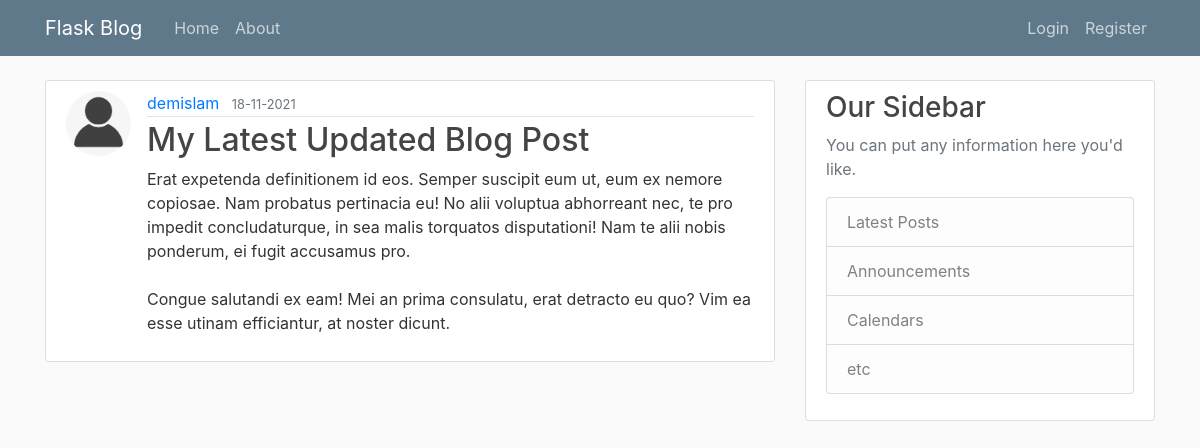
/post/28, run on the app's committed database.
### blog_webapp/models.py (models this page shows, shortened)
class User(db.Model, UserMixin):
    id = db.Column(db.Integer, primary_key=True)
    username = db.Column(db.String(20), unique=True, nullable=False)
    email = db.Column(db.String(120), unique=True, nullable=False)
    profile_image_file = db.Column(db.String(20), nullable=False,
                                   default='default_profile_image.png')
    password = db.Column(db.String(60), nullable=False)
    posts = db.relationship('Post', backref='author', lazy=True)

class Post(db.Model):
    id = db.Column(db.Integer, primary_key=True)
    title = db.Column(db.String(100), nullable=False)
    timestamp = db.Column(db.DateTime, nullable=False, default=datetime.utcnow)
    content = db.Column(db.Text, nullable=False)
    user_id = db.Column(db.Integer, db.ForeignKey('user.id'), nullable=False)

### blog_webapp/posts/routes.py (the view)
@posts.route("/post/<int:post_id>")
def get_post(post_id):
    post = Post.query.get_or_404(post_id)
    return render_template('post.html', title=post.title, post=post)

### blog_webapp/templates/post.html (shortened to what this page needs)
{% extends "layout.html" %}
{% block content %}
    <article class="media content-section">
        <img class="rounded-circle article-img" src=" {{url_for('static', filename='profile_pics/'+post.author.profile_image_file) }}" alt="">
        <div class="media-body">
            <div class="article-metadata">
                <a class="mr-2" href="#">{{ post.author.username }}</a>
                <small class="text-muted">{{ post.timestamp.strftime('%d-%m-%Y') }}</small>
            </div>
            <h2 class="article-title">{{ post.title }}</h2>
            <p class="article-content">{{ post.content }}</p>
        </div>
    </article>
{% endblock content %}

### blog_webapp/static/main.css (style rules this page uses)
body { background: #fafafa; color: #333333; margin-top: 5rem; }
h1, h2, h3, h4, h5, h6 { color: #444444; }
.content-section { background: #ffffff; padding: 10px 20px; border: 1px solid #dddddd; border-radius: 3px; margin-bottom: 20px; }
.article-title { color: #444444; }
.article-content { white-space: pre-line; }
.article-img { height: 65px; width: 65px; margin-right: 16px; }
.article-metadata { padding-bottom: 1px; margin-bottom: 4px; border-bottom: 1px solid #e3e3e3 }

### data on the page
User: profile_image_file (placeholder picture), author.username "demislam"
Post: timestamp "18-11-2021", title "My Latest Updated Blog Post", content "Erat expetenda definitionem id eos. Semper suscipit eum ut, eum ex nemore copiosae. Nam probatus pertinacia eu! No alii voluptua abhorreant nec, te pro impedit concludaturque, in sea malis torquatos disputationi! Nam te alii nobis ponderum, ei fugit accusamus pro. Congue salutandi ex eam! Mei an prima consulatu, erat detracto eu quo? Vim ea esse utinam efficiantur, at noster dicunt."
